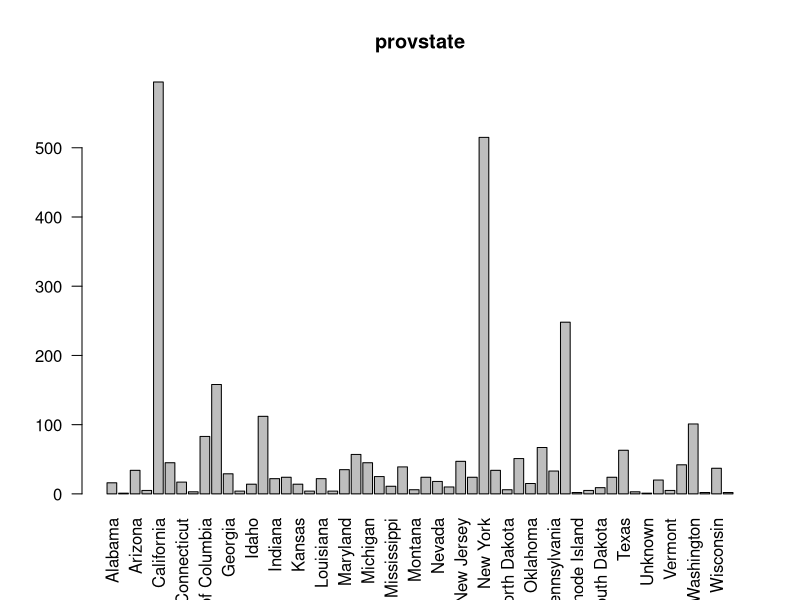
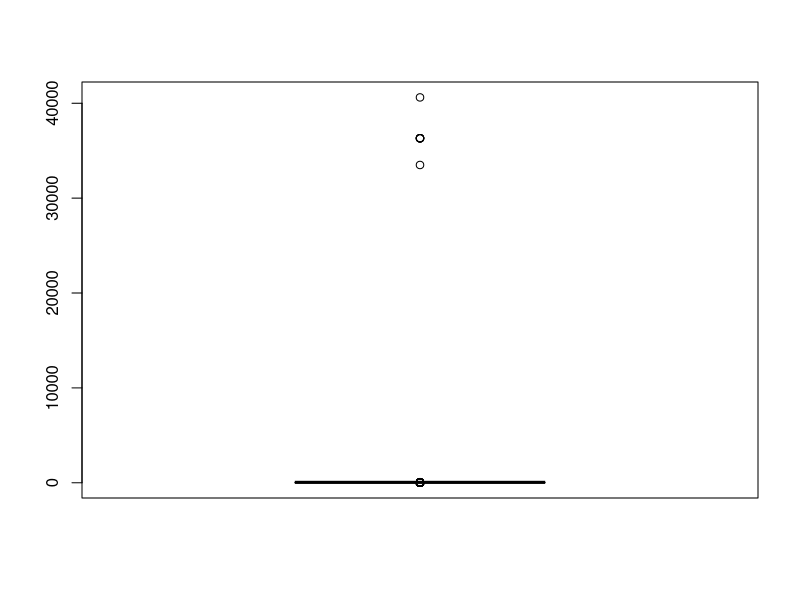
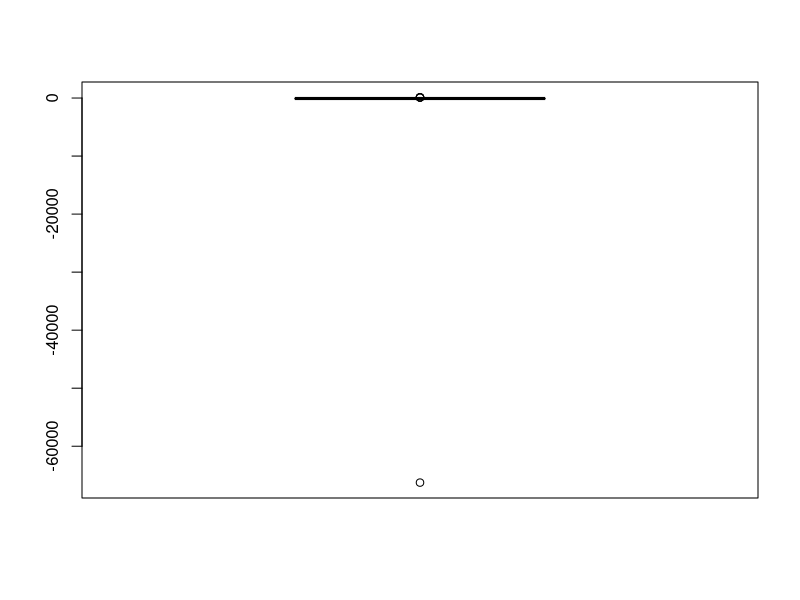
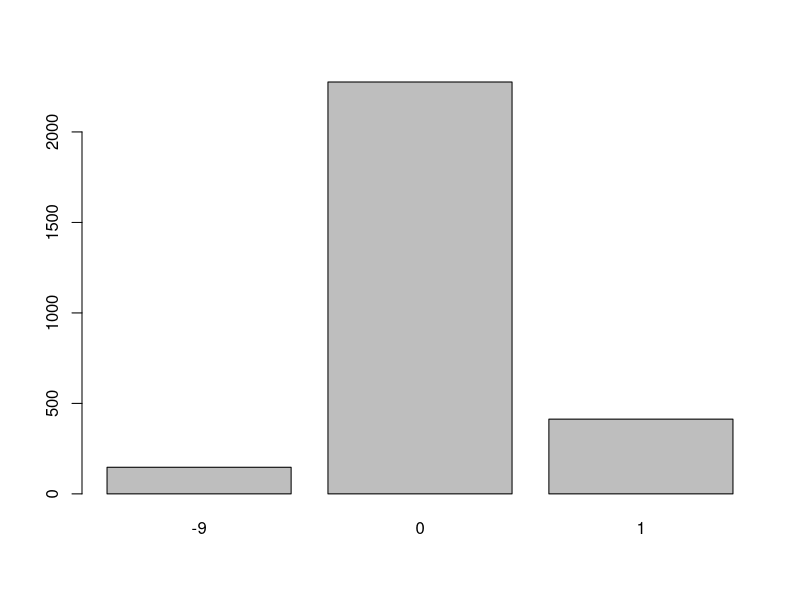
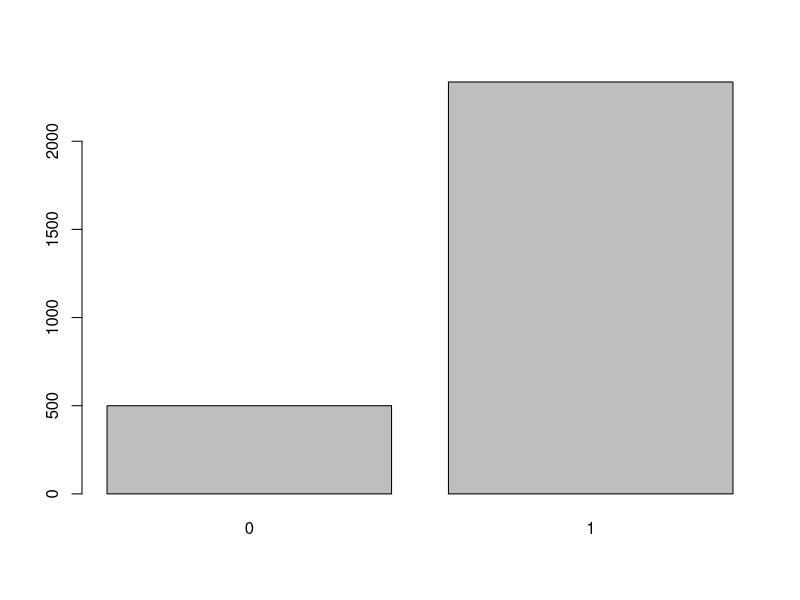
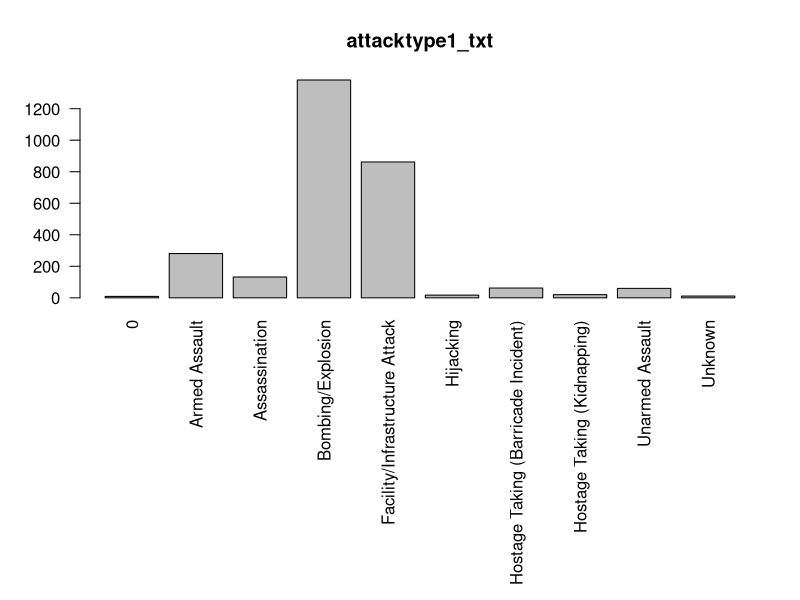
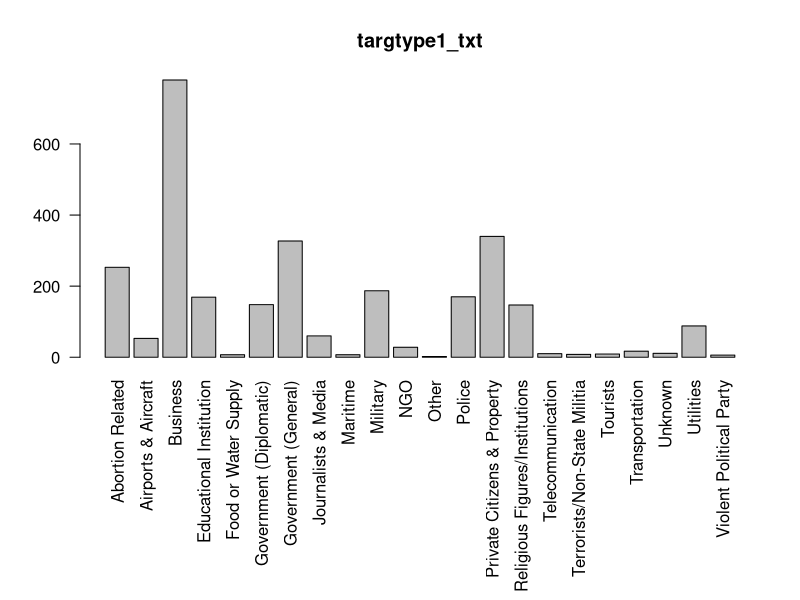
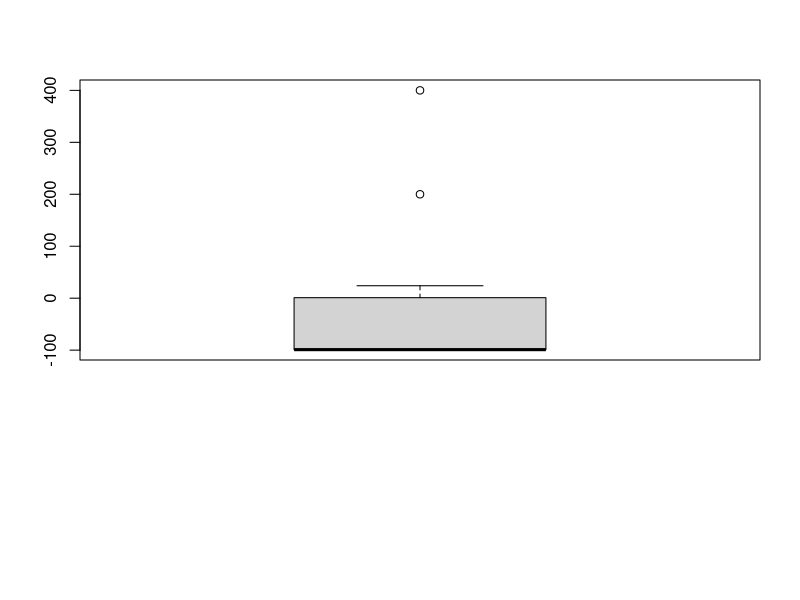

Write R code to recreate these figures, in order.
## ---- chunk 1
knitr::opts_chunk$set(comment = NA)
## ---- chunk 2
if(!require("ggplot2"))install.packages("ggplot2", repos = "http://cran.us.r-project.org"); require("ggplot2")
if(!require("e1071"))install.packages("e1071", repos = "http://cran.us.r-project.org"); require("e1071")
if(!require("readr"))install.packages("readr"); require("readr")
## ---- chunk 3
Terrorism_US_FIXED <- read_csv("Terrorism_US_FIXED.csv")
colnames(Terrorism_US_FIXED)
## ---- chunk 4
summary(as.factor(Terrorism_US_FIXED$provstate))
## ---- chunk 5
barplot(table(Terrorism_US_FIXED$provstate),main="provstate",las=2)
## ---- chunk 6
summary(as.factor(Terrorism_US_FIXED$city))
## ---- chunk 7
summary(Terrorism_US_FIXED$latitude)
skewness(Terrorism_US_FIXED$latitude,na.rm = TRUE)
kurtosis(Terrorism_US_FIXED$latitude,na.rm = TRUE)
## ---- chunk 8
boxplot(Terrorism_US_FIXED$latitude)
## ---- chunk 9
summary(Terrorism_US_FIXED$longitude)
skewness(Terrorism_US_FIXED$longitude,na.rm = TRUE)
kurtosis(Terrorism_US_FIXED$longitude,na.rm = TRUE)
## ---- chunk 10
boxplot(Terrorism_US_FIXED$longitude)
## ---- chunk 11
summary(as.logical(Terrorism_US_FIXED$doubtterr))
barplot(table(Terrorism_US_FIXED$doubtterr))
## ---- chunk 12
summary(as.logical(Terrorism_US_FIXED$success))
barplot(table(Terrorism_US_FIXED$success))
## ---- chunk 13
summary(as.factor(Terrorism_US_FIXED$attacktype1_txt))
op <- par(mar=c(15,4,4,2))
barplot(table(Terrorism_US_FIXED$attacktype1_txt),main="attacktype1_txt",las=2)
rm(op)
## ---- chunk 14
summary(as.factor(Terrorism_US_FIXED$targtype1_txt))
op <- par(mar=c(12,4,4,2))
barplot(table(Terrorism_US_FIXED$targtype1_txt),main="targtype1_txt",las=2)
rm(op)
## ---- chunk 15
summary(as.factor(Terrorism_US_FIXED$natlty1_txt))
## ---- chunk 16
summary(as.factor(Terrorism_US_FIXED$gname))
## ---- chunk 17
summary(Terrorism_US_FIXED$nperps)
skewness(Terrorism_US_FIXED$nperps,na.rm = TRUE)
kurtosis(Terrorism_US_FIXED$nperps,na.rm = TRUE)
boxplot(Terrorism_US_FIXED$nperps)
## ---- chunk 18
summary(Terrorism_US_FIXED$nperpcap)
skewness(Terrorism_US_FIXED$nperpcap,na.rm = TRUE)
kurtosis(Terrorism_US_FIXED$nperpcap,na.rm = TRUE)
boxplot(Terrorism_US_FIXED$nperpcap)
## ---- chunk 19
summary(as.logical(Terrorism_US_FIXED$claimed))
barplot(table(Terrorism_US_FIXED$claimed))
## ---- chunk 20
summary(as.factor(Terrorism_US_FIXED$claimmode_txt))
op <- par(mar=c(12,4,4,2))
barplot(table(Terrorism_US_FIXED$claimmode_txt),main="claimmode_txt",las=2)
rm(op)
## ---- chunk 21
summary(as.factor(Terrorism_US_FIXED$weaptype1_txt))
op <- par(mar=c(11,4,4,2))
barplot(table(Terrorism_US_FIXED$weaptype1_txt),main="weaptype1_txt",las=2)
rm(op)
## ---- chunk 22
summary(as.numeric(Terrorism_US_FIXED$nkill))
skewness(as.numeric(Terrorism_US_FIXED$nkill,na.rm = TRUE))
kurtosis(as.numeric(Terrorism_US_FIXED$nkill,na.rm = TRUE))
boxplot(as.numeric(Terrorism_US_FIXED$nkill))
## ---- chunk 23
summary(Terrorism_US_FIXED$nkillus)
skewness(Terrorism_US_FIXED$nkillus,na.rm = TRUE)
kurtosis(Terrorism_US_FIXED$nkillus,na.rm = TRUE)
boxplot(Terrorism_US_FIXED$nkillus)
## ---- chunk 24
summary(Terrorism_US_FIXED$nkillter)
skewness(Terrorism_US_FIXED$nkillter,na.rm = TRUE)
kurtosis(Terrorism_US_FIXED$nkillter,na.rm = TRUE)
boxplot(Terrorism_US_FIXED$nkillter)
## ---- chunk 25
summary(Terrorism_US_FIXED$nwound)
skewness(Terrorism_US_FIXED$nwound,na.rm = TRUE)
kurtosis(Terrorism_US_FIXED$nwound,na.rm = TRUE)
boxplot(Terrorism_US_FIXED$nwound)
## ---- chunk 26
summary(Terrorism_US_FIXED$nwoundus)
skewness(Terrorism_US_FIXED$nwoundus,na.rm = TRUE)
kurtosis(Terrorism_US_FIXED$nwoundus,na.rm = TRUE)
boxplot(Terrorism_US_FIXED$nwoundus)
## ---- chunk 27
summary(Terrorism_US_FIXED$nwoundte)
skewness(Terrorism_US_FIXED$nwoundte,na.rm = TRUE)
kurtosis(Terrorism_US_FIXED$nwoundte,na.rm = TRUE)
boxplot(Terrorism_US_FIXED$nwoundte)
## ---- chunk 28
summary(as.numeric(Terrorism_US_FIXED$propvalue))
skewness(as.numeric(Terrorism_US_FIXED$propvalue,na.rm = TRUE))
kurtosis(as.numeric(Terrorism_US_FIXED$propvalue,na.rm = TRUE))
boxplot(as.numeric(Terrorism_US_FIXED$propvalue))
## ---- chunk 29
summary(as.logical(Terrorism_US_FIXED$INT_IDEO))
op <- par(mar=c(8,4,4,2))
barplot(table(Terrorism_US_FIXED$INT_IDEO),las = 2)
rm(op)
## ---- chunk 30
summary(as.logical(Terrorism_US_FIXED$INT_MISC))
barplot(table(Terrorism_US_FIXED$INT_MISC))
## ---- chunk 31
summary(as.factor(Terrorism_US_FIXED$president_party))
barplot(table(Terrorism_US_FIXED$president_party),main="president_party")
## ---- chunk 32
summary(as.factor(Terrorism_US_FIXED$state_governor_party))
op <- par(mar=c(16,4,4,2))

barplot(table(Terrorism_US_FIXED$state_governor_party),main="state_governor_party",las=2)
rm(op)
